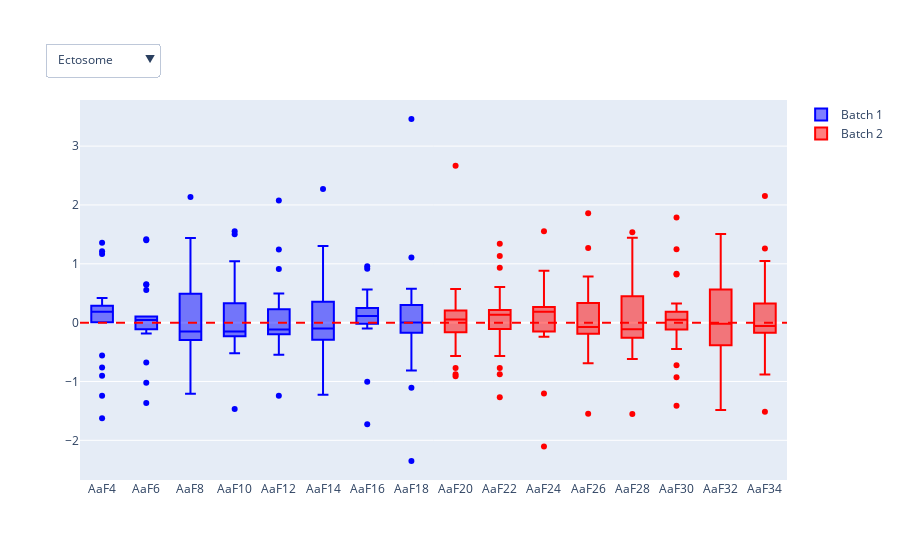

This figure's notebook cell:
### Markdown cell above
### RLE plot

### Code cell
plotRLE(data)

### Figure 1 — Plotly figure (JSON) as saved in the notebook; plotly's stock layout.template omitted (floating-point values rounded to 4 significant figures; data arrays with more than 128 entries replaced by an {"elided": "..."} marker saying what was removed)
{"data": [{"marker": {"color": "blue"}, "name": "Batch 1", "type": "box", "visible": true, "x": {"elided": "192 str values"}, "y": {"elided": "192 float values"}}, {"marker": {"color": "red"}, "name": "Batch 2", "type": "box", "visible": true, "x": {"elided": "192 str values"}, "y": {"elided": "192 float values"}}, {"marker": {"color": "blue"}, "name": "Batch 1", "type": "box", "visible": false, "x": {"elided": "192 str values"}, "y": {"elided": "192 float values"}}, {"marker": {"color": "red"}, "name": "Batch 2", "type": "box", "visible": false, "x": {"elided": "192 str values"}, "y": {"elided": "192 float values"}}], "layout": {"shapes": [{"line": {"color": "red", "dash": "dash", "width": 2}, "type": "line", "x0": 0, "x1": 1, "xref": "paper", "y0": 0, "y1": 0, "yref": "y"}], "updatemenus": [{"buttons": [{"args": [{"visible": [true, true, false, false]}], "label": "Ectosome", "method": "update"}, {"args": [{"visible": [false, false, true, true]}], "label": "Choanosome", "method": "update"}], "direction": "down", "showactive": true, "xanchor": "left", "y": 1.15, "yanchor": "top"}]}}
